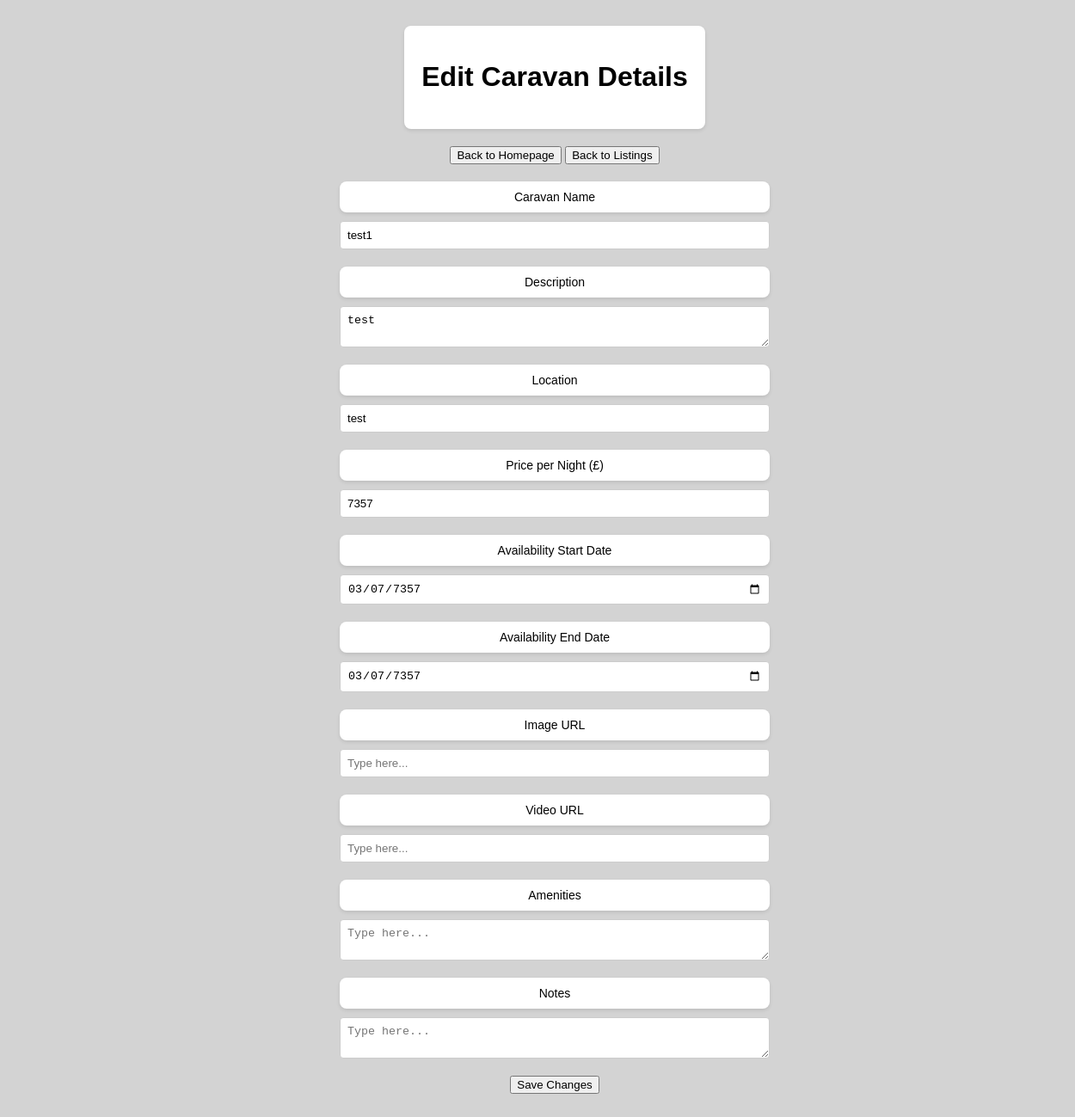
Screenshot of /editcaravan.php?id=5 with the database file from the repository.
### tables this page shows
CREATE TABLE IF NOT EXISTS `caravan_details` (
  `name` varchar(50) NOT NULL,
  `description` varchar(250) NOT NULL,
  `location` varchar(50) NOT NULL,
  `pricepernight` int NOT NULL,
  `availabilityStart` varchar(50) NOT NULL,
  `availabilityEnd` varchar(50) NOT NULL,
  `image_url` varchar(250) NOT NULL,
  `video_url` varchar(250) NOT NULL,
  `amenities` varchar(250) NOT NULL,
  `notes` varchar(250) NOT NULL,
  `id` int NOT NULL AUTO_INCREMENT,
  `user_id` int NOT NULL,
  PRIMARY KEY (`id`)
);

### editcaravan.php (the view, shortened to what this page needs)
<?php
require_once 'config.php';
if(isset($_GET['id'])) {
    $caravan_id = $_GET['id'];
    $query = "SELECT * FROM caravan_details WHERE id = $caravan_id";
    $result = mysqli_query($conn, $query);
    if(mysqli_num_rows($result) > 0) {
        $caravan = mysqli_fetch_assoc($result);
        $name = $caravan['name'];
        $description = $caravan['description'];
        $location = $caravan['location'];
        $pricepernight = $caravan['pricepernight'];
        $availabilityStart = $caravan['availabilityStart'];
        $availabilityEnd = $caravan['availabilityEnd'];
        $image_url = $caravan['image_url'];
        $video_url = $caravan['video_url'];
        $amenities = $caravan['amenities'];
        $notes = $caravan['notes'];
    } else {
        echo "Caravan not found.";
        exit();
    }
} else {
    echo "Caravan ID not specified.";
    exit();
}
?>
<!DOCTYPE html>
<html lang="en">
<head>
    <link rel="stylesheet" href="AddCaravan.css">
</head>
<body>
<div class="background-box">
    <div class="container">
        <div class="white-box">
            <h1>Edit Caravan Details</h1>
        </div>
        <div class="navigation-buttons">
            <a href="homepage.html"><button type="button">Back to Homepage</button></a>
            <a href="ListOfCaravans.php"><button type="button">Back to Listings</button></a>
        </div>
        <form action="" method="post">
            <div class="name-box">
                <p>Caravan Name</p>
            </div>
            <div class="input-container">
                <input type="text" class="caravan-input" name="name" placeholder="Type here..." value="<?php echo $name; ?>" required>
            </div>
            <div class="name-box">
                <p>Description</p>
            </div>
            <div class="input-container">
                <textarea class="caravan-textarea" name="description" placeholder="Type here..." required><?php echo $description; ?></textarea>
            </div>
            <div class="name-box">
                <p>Location</p>
            </div>
            <div class="input-container">
                <input type="text" class="caravan-input" name="location" placeholder="Type here..." value="<?php echo $location; ?>" required>
            </div>
            <div class="name-box">
                <p>Price per Night (£)</p>
            </div>
            <div class="input-container">
                <input type="number" class="caravan-input" name="pricepernight" placeholder="Type here..." value="<?php echo $pricepernight; ?>" required>
            </div>
            <div class="name-box">
                <p>Availability Start Date</p>
            </div>
            <div class="input-container">
                <input type="date" class="caravan-input" name="availabilityStart" value="<?php echo $availabilityStart; ?>" >
            </div>
            <div class="name-box">
                <p>Availability End Date</p>
            </div>
            <div class="input-container">
                <input type="date" class="caravan-input" name="availabilityEnd" value="<?php echo $availabilityEnd; ?>" >
            </div>
            <div class="name-box">
                <p>Image URL</p>
            </div>
            <div class="input-container">
                <input type="text" class="caravan-input" name="image_url" placeholder="Type here..." value="<?php echo $image_url; ?>">
            </div>
            <div class="name-box">
                <p>Video URL</p>
            </div>
            <div class="input-container">
                <input type="text" class="caravan-input" name="video_url" placeholder="Type here..." value="<?php echo $video_url; ?>">
            </div>
            <div class="name-box">
                <p>Amenities</p>
            </div>
            <div class="input-container">
                <textarea class="caravan-textarea" name="amenities" placeholder="Type here..."><?php echo $amenities; ?></textarea>
            </div>
            <div class="name-box">
                <p>Notes</p>
            </div>
            <div class="input-container">
                <textarea class="caravan-textarea" name="notes" placeholder="Type here..."><?php echo $notes; ?></textarea>
            </div>
            <div class="submit-button">
                <button type="submit" name="submit">Save Changes</button>
            </div>
        </form>
    </div>
</div>
</body>
</html>

### AddCaravan.css (style rules this page uses)
body, html { margin: 0; padding: 0; height: 100%; font-family: Arial, sans-serif; background-color: white; }
.container { display: flex; flex-direction: column; justify-content: center; align-items: center; padding: 10px; }
.white-box { background-color: white; padding: 20px; border-radius: 8px; box-shadow: 0 2px 4px rgba(0, 0, 0, 0.1); margin-bottom: 20px; }
.name-box { background-color: white; padding: 10px; border-radius: 8px; box-shadow: 0 2px 4px rgba(0, 0, 0, 0.1); margin-top: 20px; }
p { margin: 0; text-align: center; font-size: 14px; }
.input-container { width: 100%; text-align: center; margin-top: 10px; align-items: center; }
.submit-button { text-align: center; margin-top: 20px; }
.caravan-input, .caravan-textarea { border: 1px solid #ccc; border-radius: 4px; padding: 8px; width: 500px; margin-bottom: 10px; display: block; box-sizing: border-box; }
.background-box { background-color: lightgrey; padding: 20px; position: sticky; width: 100%; top: 0; }

### rows the page displays
caravan_details: name "test1", description "test", location "test", pricepernight "7357", availabilityStart "03/07/7357", availabilityEnd "03/07/7357"
